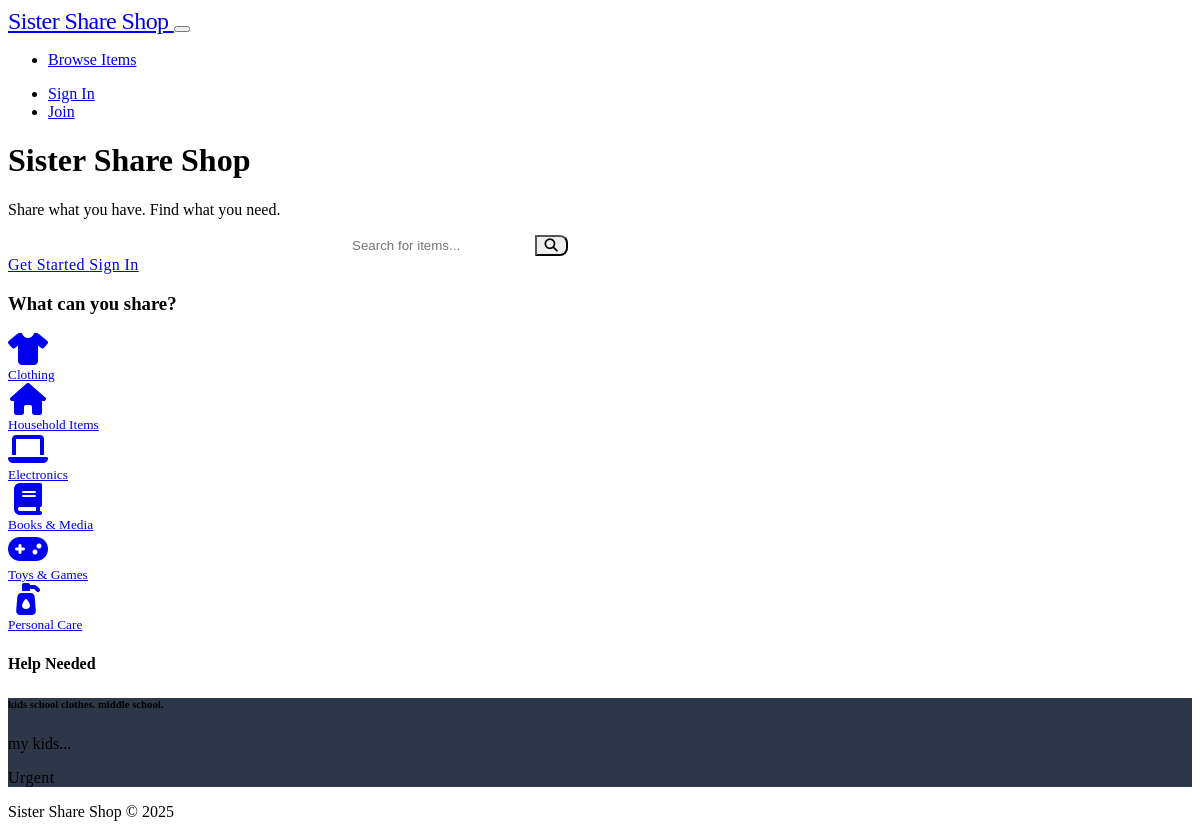
The page / on the database its author committed.
### models.py (models this page shows, shortened)
class Category(db.Model):
    id = db.Column(db.Integer, primary_key=True)
    name = db.Column(db.String(50), unique=True, nullable=False)
    description = db.Column(db.Text)
    created_at = db.Column(db.DateTime, default=datetime.utcnow)
    donations = db.relationship('Donation', backref='category', lazy=True)
    requests = db.relationship('Request', backref='category', lazy=True)

class Request(db.Model):
    id = db.Column(db.Integer, primary_key=True)
    title = db.Column(db.String(100), nullable=False)
    description = db.Column(db.Text, nullable=False)
    urgency = db.Column(db.String(20), default='normal')  # low, normal, high, urgent
    status = db.Column(db.String(20), default='active')  # active, fulfilled, cancelled
    created_at = db.Column(db.DateTime, default=datetime.utcnow)
    fulfilled_at = db.Column(db.DateTime)
    requester_id = db.Column(db.Integer, db.ForeignKey('user.id'), nullable=False)
    category_id = db.Column(db.Integer, db.ForeignKey('category.id'), nullable=False)
    matches = db.relationship('Match', backref='request', lazy=True)

### routes.py (the view)
@app.route('/')
def index():
    recent_donations = Donation.query.filter_by(status='approved').order_by(Donation.approved_at.desc()).limit(6).all()
    urgent_requests = Request.query.filter_by(status='active', urgency='urgent').order_by(Request.created_at.desc()).limit(3).all()
    categories = Category.query.all()
    return render_template('index.html', recent_donations=recent_donations, urgent_requests=urgent_requests, categories=categories)

### templates/index.html (shortened to what this page needs)
{% extends "base.html" %}
{% block content %}
<div class="text-center mb-5">
    <h1 class="display-5 fw-bold mb-3">Sister Share Shop</h1>
    <p class="lead mb-4">Share what you have. Find what you need.</p>
    <div class="row justify-content-center mb-4">
        <div class="col-md-6">
            <form action="{{ url_for('browse_donations') }}" method="GET" class="quick-search-form d-flex">
                <input type="text" name="search" class="form-control"
                       placeholder="Search for items..."
                       value="{{ request.args.get('search', '') }}">
                <button type="submit" class="btn btn-outline-primary">
                    <i class="fas fa-search"></i>
                </button>
            </form>
        </div>
    </div>
    {% if current_user.is_authenticated %}
        <div class="d-grid gap-2 d-md-block">
            <a href="{{ url_for('donate_item') }}" class="btn btn-primary btn-lg me-md-2">
                Give Something
            </a>
            <a href="{{ url_for('request_item') }}" class="btn btn-outline-primary btn-lg">
                Need Something
            </a>
        </div>
    {% else %}
        <div class="d-grid gap-2 d-md-block">
            <a href="{{ url_for('register') }}" class="btn btn-primary btn-lg me-md-2">
                Get Started
            </a>
            <a href="{{ url_for('login') }}" class="btn btn-outline-primary btn-lg">
                Sign In
            </a>
        </div>
    {% endif %}
</div>
{% if categories %}
<div class="row mb-5">
    <div class="col-12">
        <h3 class="text-center mb-4">What can you share?</h3>
        <div class="row g-2 justify-content-center">
            {% for category in categories[:6] %}
            <div class="col-6 col-md-2">
                <a href="{{ url_for('browse_donations', category=category.id) }}" class="text-decoration-none">
                    <div class="text-center p-2 rounded hover-bg-light">
                        <div class="mb-2">
                            {% if category.name == 'Clothing' %}
                                <i class="fas fa-tshirt fa-2x text-muted"></i>
                            {% elif category.name == 'Household Items' %}
                                <i class="fas fa-home fa-2x text-muted"></i>
                            {% elif category.name == 'Electronics' %}
                                <i class="fas fa-laptop fa-2x text-muted"></i>
                            {% elif category.name == 'Books & Media' %}
                                <i class="fas fa-book fa-2x text-muted"></i>
                            {% elif category.name == 'Toys & Games' %}
                                <i class="fas fa-gamepad fa-2x text-muted"></i>
                            {% elif category.name == 'Personal Care' %}
                                <i class="fas fa-pump-soap fa-2x text-muted"></i>
                            {% else %}
                                <i class="fas fa-box fa-2x text-muted"></i>
                            {% endif %}
                        </div>
                        <small class="text-muted">{{ category.name }}</small>
                    </div>
                </a>
            </div>
            {% endfor %}
        </div>
    </div>
</div>
{% endif %}
{% if recent_donations or urgent_requests %}
<div class="row justify-content-center">
    <div class="col-md-10">
        {% if urgent_requests %}
        <h4 class="text-center mb-4 text-warning">Help Needed</h4>
        <div class="row g-3">
            {% for request in urgent_requests[:3] %}
            <div class="col-md-4">
                <div class="card border-warning">
                    <div class="card-body p-3">
                        <h6 class="card-title small">{{ request.title }}</h6>
                        <p class="card-text small text-muted">{{ request.description[:60] }}...</p>
                        <span class="badge bg-warning text-dark small">{{ request.urgency.title() }}</span>
                    </div>
                </div>
            </div>
            {% endfor %}
        </div>
        {% endif %}
    </div>
</div>
{% endif %}
{% endblock %}

### static/style.css (style rules this page uses)
:root { --brand-primary: #0d6efd; --brand-secondary: #6c757d; --brand-success: #198754; --brand-info: #0dcaf0; --brand-warning: #ffc107; --brand-danger: #dc3545; --brand-light: #f8f9fa; --brand-dark: #212529; }
.card { transition: transform 0.2s ease-in-out, box-shadow 0.2s ease-in-out; }
.badge { font-weight: 500; letter-spacing: 0.025em; }
.btn { font-weight: 500; letter-spacing: 0.025em; border-radius: 0.5rem; transition: all 0.2s ease; }
.form-control, .form-select { border-radius: 0.5rem; border: 1px solid var(--bs-border-color); transition: border-color 0.15s ease-in-out, box-shadow 0.15s ease-in-out; }
.fas, .far, .fab { width: 1.25em; text-align: center; }
[data-bs-theme="dark"] { --bs-body-bg: #1a1a1a; --bs-body-color: #e9ecef; }
[data-bs-theme="dark"] .card { background-color: #2d3748; border-color: #4a5568; }
.quick-search-form { max-width: 500px; margin: 0 auto; }
.quick-search-form .form-control { border-top-right-radius: 0; border-bottom-right-radius: 0; }
.quick-search-form .btn { border-top-left-radius: 0; border-bottom-left-radius: 0; }

### rows shown on the page
Category: name "Clothing"
Category: name "Household Items"
Category: name "Electronics"
Category: name "Books & Media"
Category: name "Toys & Games"
Category: name "Personal Care"
Request: title "kids school clothes. middle school.", description "my kids", urgency "Urgent"
